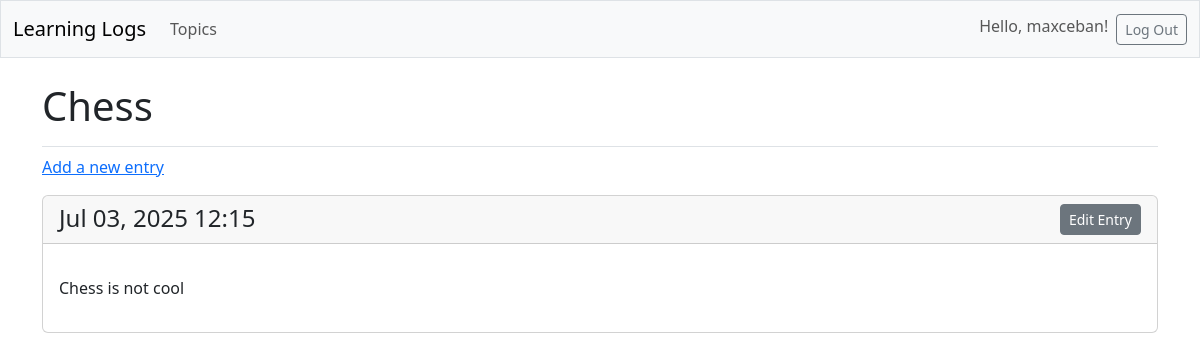
Page /topics/4/ (signed in) on the committed database.
### learning_logs/models.py (models this page shows, shortened)
class Topic(models.Model):
    text = models.CharField(max_length=200)
    date_added = models.DateTimeField(auto_now_add=True)
    owner = models.ForeignKey(User, on_delete=models.CASCADE)

class Entry(models.Model):
    topic = models.ForeignKey(Topic, on_delete=models.CASCADE)
    text = models.TextField()
    date_added = models.DateTimeField(auto_now_add=True)
    class Meta:
        verbose_name_plural = 'entries'

### learning_logs/views.py (the view)
# urls.py: path('topics/<int:topic_id>/', views.topic, name='topic'),
@login_required
def topic(request, topic_id):
    topic = Topic.objects.get(id=topic_id, owner=request.user)
    entries = Entry.objects.filter(topic=topic).order_by('-date_added')
    context = {'topic': topic, 'entries': entries}
    return render(request, 'learning_logs/topic.html', context)

### learning_logs/templates/learning_logs/topic.html (shortened to what this page needs)
<!DOCTYPE html>
<html lang="en">
<head>
    {% extends 'learning_logs/base.html'%}
    {% block page_header %}
        <h1>{{ topic.text }}</h1>
    {% endblock page_header %}
    {% block content %}
        <p>
            <a href="{% url 'learning_logs:new_entry' topic.id %}">Add a new entry</a>
        </p>
        {% for entry in entries %}
            <div class="card mb-3">
                <h4 class="card-header">
                    {{ entry.date_added|date:"M d, Y H:i" }}
                    <small><a href="{% url 'learning_logs:edit_entry' entry.id %}" class="btn btn-secondary btn-sm float-end">
                        Edit Entry</a></small>
                </h4>
                <div class="card-body">
                    <p class="card-text">{{ entry.text|linebreaks }}</p>
                </div>
            </div>
        {% empty %}
        <p>No entries have been added yet.</p>
        {% endfor %}
    {% endblock content %}

### learning_logs/templates/learning_logs/base.html (shortened to what this page needs)
<!DOCTYPE html>
<html lang="en">
<head>
    {% load django_bootstrap5 %}
    {% bootstrap_css %}
</head>
<body>
    <nav class="navbar navbar-expand-md navbar-light bg-light mb-4 border">
        <div class="container-fluid">
            <a class="navbar-brand" href="{% url 'learning_logs:index' %}">Learning Logs</a>
            <div class="collapse navbar-collapse" id="navbarCollapse">
                <ul class="navbar-nav me-auto mb-2 mb-md-0">
                    <li class="nav-item">
                        <a class="nav-link" href="{% url 'learning_logs:topics' %}">Topics</a>
                    </li>
                </ul>
                <ul class="navbar-nav ms-auto mb-2 mb-md-0">
                    {% if user.is_authenticated %}
                        <li class="nav-item">
                            <span class="navbar-text me-2">Hello, {{ user.username }}!</span>
                        </li>
                        <li class="nav-item">
                            <form action="{% url 'accounts:logout' %}" method="post" class="d-inline">
                                <button type="submit" class="btn btn-outline-secondary btn-sm">Log Out</button>
                            </form>
                        </li>
                    {% endif %}
                </ul>
            </div>
        </div>
    </nav>
    <main class="container">
        <div class="pb-2 mb-2 border-bottom">
            {% block page_header %}{% endblock page_header%}
        </div>
        <div>
            {% block content %}{% endblock content %}
        </div>
    </main>
</body>
</html>

### rows in the picture
Topic: text "Chess"
Entry: date_added "Jul 03, 2025 12:15", text "Chess is not cool"

### other values in the picture
{{ user.username }} "maxceban"
